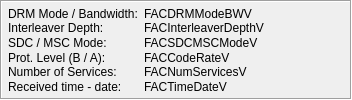
      <widget class="QFrame" name="FrameFACParams">
       <property name="sizePolicy">
        <sizepolicy hsizetype="Preferred" vsizetype="Preferred">
         <horstretch>0</horstretch>
         <verstretch>0</verstretch>
        </sizepolicy>
       </property>
       <property name="frameShape">
        <enum>QFrame::Box</enum>
       </property>
       <property name="frameShadow">
        <enum>QFrame::Sunken</enum>
       </property>
       <layout class="QHBoxLayout" name="_13">
        <property name="spacing">
         <number>6</number>
        </property>
        <property name="leftMargin">
         <number>6</number>
        </property>
        <property name="topMargin">
         <number>4</number>
        </property>
        <property name="rightMargin">
         <number>6</number>
        </property>
        <property name="bottomMargin">
         <number>4</number>
        </property>
        <item>
         <layout class="QVBoxLayout" name="_14">
          <property name="spacing">
           <number>0</number>
          </property>
          <property name="margin">
           <number>0</number>
          </property>
          <item>
           <widget class="QLabel" name="FACDRMModeBWL">
            <property name="sizePolicy">
             <sizepolicy hsizetype="Minimum" vsizetype="Minimum">
              <horstretch>0</horstretch>
              <verstretch>0</verstretch>
             </sizepolicy>
            </property>
            <property name="text">
             <string>DRM Mode / Bandwidth:</string>
            </property>
            <property name="wordWrap">
             <bool>false</bool>
            </property>
            <property name="indent">
             <number>-1</number>
            </property>
           </widget>
          </item>
          <item>
           <widget class="QLabel" name="FACInterleaverDepthL">
            <property name="sizePolicy">
             <sizepolicy hsizetype="Minimum" vsizetype="Minimum">
              <horstretch>0</horstretch>
              <verstretch>0</verstretch>
             </sizepolicy>
            </property>
            <property name="text">
             <string>Interleaver Depth:</string>
            </property>
            <property name="wordWrap">
             <bool>false</bool>
            </property>
           </widget>
          </item>
          <item>
           <widget class="QLabel" name="FACSDCMSCModeL">
            <property name="sizePolicy">
             <sizepolicy hsizetype="Minimum" vsizetype="Minimum">
              <horstretch>0</horstretch>
              <verstretch>0</verstretch>
             </sizepolicy>
            </property>
            <property name="text">
             <string>SDC / MSC Mode:</string>
            </property>
            <property name="wordWrap">
             <bool>false</bool>
            </property>
           </widget>
          </item>
          <item>
           <widget class="QLabel" name="FACCodeRateL">
            <property name="sizePolicy">
             <sizepolicy hsizetype="Minimum" vsizetype="Minimum">
              <horstretch>0</horstretch>
              <verstretch>0</verstretch>
             </sizepolicy>
            </property>
            <property name="text">
             <string>Prot. Level (B / A):</string>
            </property>
            <property name="wordWrap">
             <bool>false</bool>
            </property>
           </widget>
          </item>
          <item>
           <widget class="QLabel" name="FACNumServicesL">
            <property name="sizePolicy">
             <sizepolicy hsizetype="Minimum" vsizetype="Minimum">
              <horstretch>0</horstretch>
              <verstretch>0</verstretch>
             </sizepolicy>
            </property>
            <property name="text">
             <string>Number of Services:</string>
            </property>
            <property name="wordWrap">
             <bool>false</bool>
            </property>
           </widget>
          </item>
          <item>
           <widget class="QLabel" name="FACTimeDateL">
            <property name="sizePolicy">
             <sizepolicy hsizetype="Minimum" vsizetype="Minimum">
              <horstretch>0</horstretch>
              <verstretch>0</verstretch>
             </sizepolicy>
            </property>
            <property name="text">
             <string>Received time - date:</string>
            </property>
            <property name="wordWrap">
             <bool>false</bool>
            </property>
           </widget>
          </item>
         </layout>
        </item>
        <item>
         <layout class="QVBoxLayout" name="_15">
          <property name="spacing">
           <number>0</number>
          </property>
          <property name="margin">
           <number>0</number>
          </property>
          <item>
           <widget class="QLabel" name="FACDRMModeBWV">
            <property name="sizePolicy">
             <sizepolicy hsizetype="Minimum" vsizetype="Minimum">
              <horstretch>0</horstretch>
              <verstretch>0</verstretch>
             </sizepolicy>
            </property>
            <property name="text">
             <string>FACDRMModeBWV</string>
            </property>
            <property name="wordWrap">
             <bool>false</bool>
            </property>
            <property name="indent">
             <number>-1</number>
            </property>
           </widget>
          </item>
          <item>
           <widget class="QLabel" name="FACInterleaverDepthV">
            <property name="sizePolicy">
             <sizepolicy hsizetype="Minimum" vsizetype="Minimum">
              <horstretch>0</horstretch>
              <verstretch>0</verstretch>
             </sizepolicy>
            </property>
            <property name="text">
             <string>FACInterleaverDepthV</string>
            </property>
            <property name="wordWrap">
             <bool>false</bool>
            </property>
           </widget>
          </item>
          <item>
           <widget class="QLabel" name="FACSDCMSCModeV">
            <property name="sizePolicy">
             <sizepolicy hsizetype="Minimum" vsizetype="Minimum">
              <horstretch>0</horstretch>
              <verstretch>0</verstretch>
             </sizepolicy>
            </property>
            <property name="text">
             <string>FACSDCMSCModeV</string>
            </property>
            <property name="wordWrap">
             <bool>false</bool>
            </property>
           </widget>
          </item>
          <item>
           <widget class="QLabel" name="FACCodeRateV">
            <property name="sizePolicy">
             <sizepolicy hsizetype="Minimum" vsizetype="Minimum">
              <horstretch>0</horstretch>
              <verstretch>0</verstretch>
             </sizepolicy>
            </property>
            <property name="text">
             <string>FACCodeRateV</string>
            </property>
            <property name="wordWrap">
             <bool>false</bool>
            </property>
           </widget>
          </item>
          <item>
           <widget class="QLabel" name="FACNumServicesV">
            <property name="sizePolicy">
             <sizepolicy hsizetype="Minimum" vsizetype="Minimum">
              <horstretch>0</horstretch>
              <verstretch>0</verstretch>
             </sizepolicy>
            </property>
            <property name="text">
             <string>FACNumServicesV</string>
            </property>
            <property name="wordWrap">
             <bool>false</bool>
            </property>
           </widget>
          </item>
          <item>
           <widget class="QLabel" name="FACTimeDateV">
            <property name="sizePolicy">
             <sizepolicy hsizetype="Minimum" vsizetype="Minimum">
              <horstretch>0</horstretch>
              <verstretch>0</verstretch>
             </sizepolicy>
            </property>
            <property name="minimumSize">
             <size>
              <width>200</width>
              <height>0</height>
             </size>
            </property>
            <property name="text">
             <string>FACTimeDateV</string>
            </property>
            <property name="wordWrap">
             <bool>false</bool>
            </property>
           </widget>
          </item>
         </layout>
        </item>
       </layout>
      </widget>
